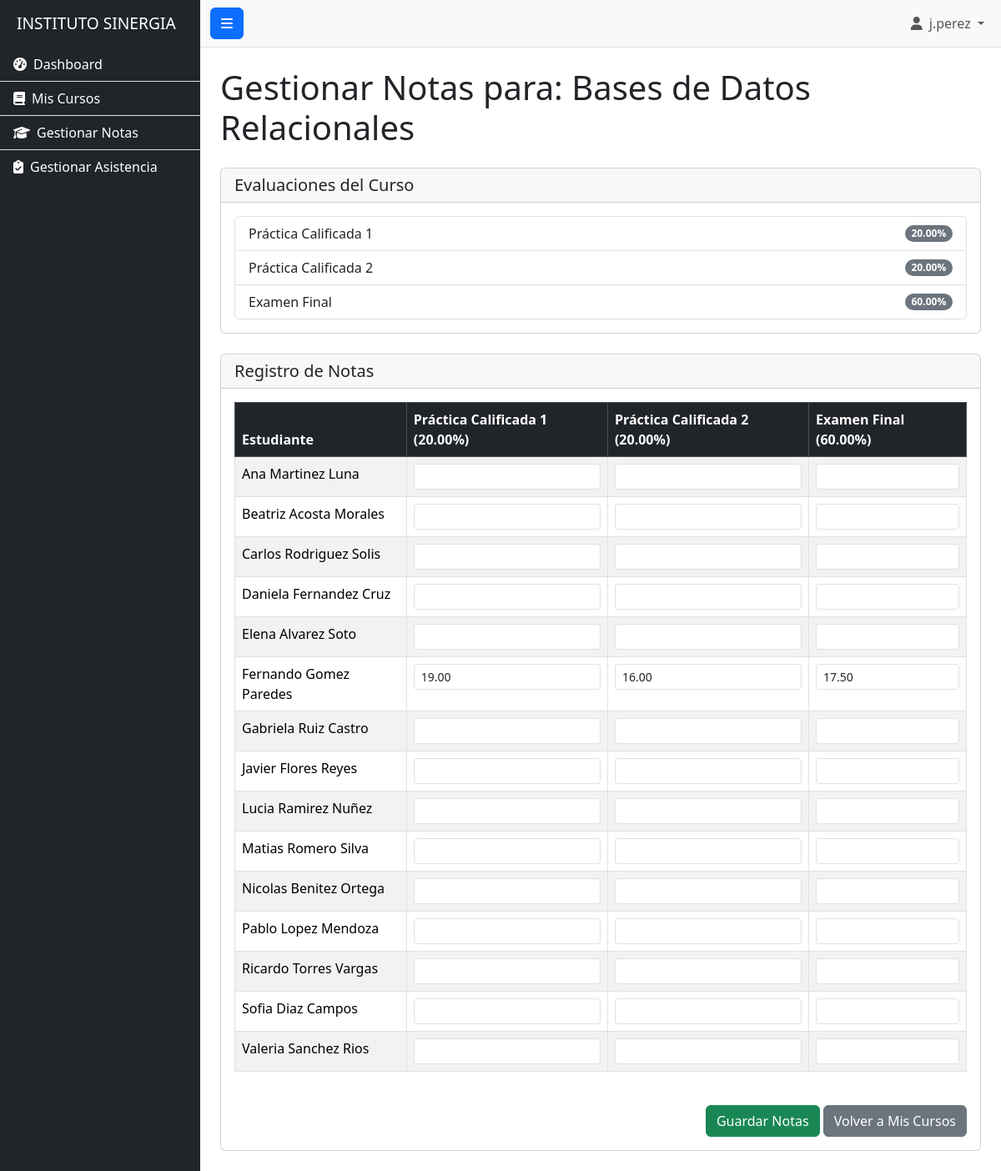
Screenshot of /vistas/docente/gestionar_notas_curso.php?id_curso=2 (signed in) with the database file from the repository.
### tables this page shows
CREATE TABLE `cursos` (
  `id` INT NOT NULL AUTO_INCREMENT,
  `codigo_curso` VARCHAR(50) NOT NULL,
  `nombre_curso` VARCHAR(200) NOT NULL,
  `creditos` TINYINT NOT NULL,
  `horas_semanales` TINYINT NOT NULL,
  `id_carrera` INT NOT NULL,
  `ciclo` VARCHAR(50) NULL,
  `tipo` ENUM('obligatorio','electivo') NOT NULL DEFAULT 'obligatorio',
  `estado` ENUM('activo','inactivo') NOT NULL DEFAULT 'activo',
  `created_at` DATETIME NOT NULL DEFAULT CURRENT_TIMESTAMP,
  PRIMARY KEY (`id`),
  UNIQUE KEY `uq_cursos_codigo` (`codigo_curso`),
  KEY `idx_cursos_id_carrera` (`id_carrera`),
  CONSTRAINT `fk_cursos_carreras` FOREIGN KEY (`id_carrera`) REFERENCES `carreras` (`id`) ON UPDATE CASCADE ON DELETE RESTRICT
);

CREATE TABLE `evaluaciones` (
  `id` INT NOT NULL AUTO_INCREMENT,
  `id_curso` INT NOT NULL,
  `nombre_evaluacion` VARCHAR(150) NOT NULL,
  `porcentaje` DECIMAL(5,2) NOT NULL,
  `estado` ENUM('programada','realizada','anulada') NOT NULL DEFAULT 'programada',
  `fecha_programada` DATE DEFAULT NULL,
  PRIMARY KEY (`id`),
  KEY `idx_evaluaciones_curso` (`id_curso`),
  CONSTRAINT `fk_evaluaciones_curso` FOREIGN KEY (`id_curso`) REFERENCES `cursos` (`id`) ON UPDATE CASCADE ON DELETE CASCADE
);

CREATE TABLE `estudiantes` (
  `id` INT NOT NULL AUTO_INCREMENT,
  `codigo_estudiante` VARCHAR(50) NOT NULL,
  `dni` VARCHAR(20) NOT NULL,
  `apellido_paterno` VARCHAR(100) NOT NULL,
  `apellido_materno` VARCHAR(100),
  `nombres` VARCHAR(150) NOT NULL,
  `fecha_nacimiento` DATE,
  `sexo` ENUM('M','F','O') DEFAULT 'O',
  `direccion` VARCHAR(255),
  `telefono` VARCHAR(50),
  `email` VARCHAR(150),
  `id_user` INT DEFAULT NULL,
  `estado` ENUM('activo','inactivo','egresado','desertor') NOT NULL DEFAULT 'activo',
  `created_at` DATETIME NOT NULL DEFAULT CURRENT_TIMESTAMP,
  PRIMARY KEY (`id`),
  UNIQUE KEY `uq_estudiantes_codigo` (`codigo_estudiante`),
  UNIQUE KEY `uq_estudiantes_dni` (`dni`),
  UNIQUE KEY `uq_estudiantes_email` (`email`),
  KEY `idx_estudiantes_id_user` (`id_user`),
  CONSTRAINT `fk_estudiantes_user` FOREIGN KEY (`id_user`) REFERENCES `users` (`id`) ON UPDATE CASCADE ON DELETE SET NULL
);

### vistas/docente/gestionar_notas_curso.php (the view, shortened to what this page needs)
<?php
require_once 'layout/header.php';
require_once '../../config/conexion.php';
$id_curso = $_GET['id_curso'] ?? 0;
$stmt_curso = $conexion->prepare("SELECT nombre_curso FROM cursos WHERE id = ?");
$stmt_curso->bind_param("i", $id_curso);
$stmt_curso->execute();
$resultado_curso = $stmt_curso->get_result();
$curso = $resultado_curso->fetch_assoc();
$query_estudiantes = "SELECT e.id, CONCAT(e.nombres, ' ', e.apellido_paterno, ' ', e.apellido_materno) AS nombre_completo
                      FROM matriculas m
                      JOIN estudiantes e ON m.id_estudiante = e.id
                      WHERE m.id_curso = ? AND m.estado = 'matriculado'
                      ORDER BY nombre_completo ASC";
$stmt_estudiantes = $conexion->prepare($query_estudiantes);
$stmt_estudiantes->bind_param("i", $id_curso);
$stmt_estudiantes->execute();
$resultado_estudiantes = $stmt_estudiantes->get_result();
$estudiantes = [];
while ($estudiante = $resultado_estudiantes->fetch_assoc()) {
    $estudiantes[] = $estudiante;
}
$query_evaluaciones = "SELECT id, nombre_evaluacion, porcentaje FROM evaluaciones WHERE id_curso = ? ORDER BY id ASC";
$stmt_evaluaciones = $conexion->prepare($query_evaluaciones);
$stmt_evaluaciones->bind_param("i", $id_curso);
$stmt_evaluaciones->execute();
$resultado_evaluaciones = $stmt_evaluaciones->get_result();
$evaluaciones = [];
while ($evaluacion = $resultado_evaluaciones->fetch_assoc()) {
    $evaluaciones[] = $evaluacion;
}
$notas_existentes = [];
if (!empty($estudiantes) && !empty($evaluaciones)) {
    $estudiante_ids = array_column($estudiantes, 'id');
    $evaluacion_ids = array_column($evaluaciones, 'id');
    $placeholders_estudiantes = implode(',', array_fill(0, count($estudiante_ids), '?'));
    $placeholders_evaluaciones = implode(',', array_fill(0, count($evaluacion_ids), '?'));
    $types = str_repeat('i', count($estudiante_ids)) . str_repeat('i', count($evaluacion_ids));
    $params = array_merge($estudiante_ids, $evaluacion_ids);
    $query_notas = "SELECT id_estudiante, id_evaluacion, nota FROM notas
                    WHERE id_estudiante IN ($placeholders_estudiantes)
                    AND id_evaluacion IN ($placeholders_evaluaciones)";
    $stmt_notas = $conexion->prepare($query_notas);
    $stmt_notas->bind_param($types, ...$params);
    $stmt_notas->execute();
    $resultado_notas = $stmt_notas->get_result();
    while ($nota = $resultado_notas->fetch_assoc()) {
        $notas_existentes[$nota['id_estudiante']][$nota['id_evaluacion']] = $nota['nota'];
    }
}
?>
<h1 class="mb-4">Gestionar Notas para: <?php echo htmlspecialchars($curso['nombre_curso']); ?></h1>
<div class="card mb-4">
    <div class="card-header">
        <h5 class="mb-0">Evaluaciones del Curso</h5>
    </div>
    <div class="card-body">
        <?php if (!empty($evaluaciones)): ?>
            <ul class="list-group">
                <?php foreach ($evaluaciones as $eval): ?>
                    <li class="list-group-item d-flex justify-content-between align-items-center">
                        <?php echo htmlspecialchars($eval['nombre_evaluacion']); ?>
                        <span class="badge bg-secondary rounded-pill"><?php echo htmlspecialchars($eval['porcentaje']); ?>%</span>
                    </li>
                <?php endforeach; ?>
            </ul>
        <?php else: ?>
            <p class="text-center">No hay evaluaciones definidas para este curso. Por favor, defina evaluaciones en el panel de administración.</p>
        <?php endif; ?>
    </div>
</div>
<div class="card">
    <div class="card-header">
        <h5 class="mb-0">Registro de Notas</h5>
    </div>
    <div class="card-body">
        <?php if (empty($estudiantes)): ?>
            <p class="text-center">No hay estudiantes matriculados en este curso.</p>
        <?php elseif (empty($evaluaciones)): ?>
            <p class="text-center">No se pueden registrar notas sin evaluaciones definidas para el curso.</p>
        <?php else: ?>
            <form action="../../controladores/nota_controller.php" method="POST">
                <div class="table-responsive">
                    <table class="table table-striped table-bordered table-hover">
                        <thead class="table-dark">
                            <tr>
                                <th>Estudiante</th>
                                <?php foreach ($evaluaciones as $eval): ?>
                                    <th><?php echo htmlspecialchars($eval['nombre_evaluacion']); ?> (<?php echo htmlspecialchars($eval['porcentaje']); ?>%)</th>
                                <?php endforeach; ?>
                            </tr>
                        </thead>
                        <tbody>
                            <?php foreach ($estudiantes as $estudiante): ?>
                                <tr>
                                    <td><?php echo htmlspecialchars($estudiante['nombre_completo']); ?></td>
                                    <?php foreach ($evaluaciones as $eval): ?>
                                        <td>
                                            <input type="number" step="0.01" min="0" max="20"
                                                   name="notas[<?php echo $estudiante['id']; ?>][<?php echo $eval['id']; ?>]"
                                                   class="form-control form-control-sm"
                                                   value="<?php echo htmlspecialchars($notas_existentes[$estudiante['id']][$eval['id']] ?? ''); ?>">
                                        </td>
                                    <?php endforeach; ?>
                                </tr>
                            <?php endforeach; ?>
                        </tbody>
                    </table>
                </div>
                <div class="mt-4 text-end">
                    <button type="submit" class="btn btn-success">Guardar Notas</button>
                    <a href="mis_cursos.php" class="btn btn-secondary">Volver a Mis Cursos</a>
                </div>
            </form>
        <?php endif; ?>
    </div>
</div>
<?php
require_once 'layout/footer.php';
?>

### assets/css/estilos.css (style rules this page uses)
body { overflow-x: hidden; }

### rows the page displays
cursos: nombre_curso "Bases de Datos Relacionales"
evaluaciones: nombre_evaluacion "Práctica Calificada 1", porcentaje "20.00"
evaluaciones: nombre_evaluacion "Práctica Calificada 2", porcentaje "20.00"
evaluaciones: nombre_evaluacion "Examen Final", porcentaje "60.00"
estudiantes: nombre_completo "Ana Martinez Luna"
estudiantes: nombre_completo "Beatriz Acosta Morales"
estudiantes: nombre_completo "Carlos Rodriguez Solis"
estudiantes: nombre_completo "Daniela Fernandez Cruz"
estudiantes: nombre_completo "Elena Alvarez Soto"
estudiantes: nombre_completo "Fernando Gomez Paredes", id "19.00", id "16.00", id "17.50"
estudiantes: nombre_completo "Gabriela Ruiz Castro"
estudiantes: nombre_completo "Javier Flores Reyes"
estudiantes: nombre_completo "Lucia Ramirez Nuñez"
estudiantes: nombre_completo "Matias Romero Silva"
estudiantes: nombre_completo "Nicolas Benitez Ortega"
estudiantes: nombre_completo "Pablo Lopez Mendoza"
estudiantes: nombre_completo "Ricardo Torres Vargas"
estudiantes: nombre_completo "Sofia Diaz Campos"
estudiantes: nombre_completo "Valeria Sanchez Rios"

### other values shown
$_SESSION['username'] "j.perez"
